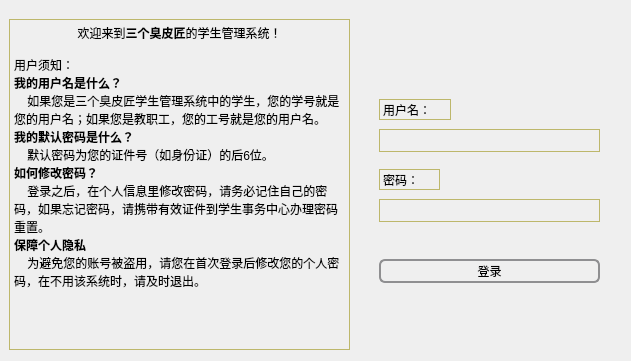
<?xml version="1.0" encoding="UTF-8"?>
<ui version="4.0">
 <class>MySocket</class>
 <widget class="QWidget" name="MySocket">
  <property name="geometry">
   <rect>
    <x>0</x>
    <y>0</y>
    <width>631</width>
    <height>361</height>
   </rect>
  </property>
  <property name="windowTitle">
   <string>Form</string>
  </property>
  <property name="styleSheet">
   <string notr="true">background-image: url(:/new/prefix1/237eadbfc47912d034af69af303ebc28.jpg);</string>
  </property>
  <widget class="QFrame" name="frame">
   <property name="geometry">
    <rect>
     <x>-1</x>
     <y>-1</y>
     <width>641</width>
     <height>371</height>
    </rect>
   </property>
   <property name="styleSheet">
    <string notr="true">QLabel,QLineEdit,QListView,QTextBrowser
{  
    background-color: rgba(255, 255, 255, 0%);
    border:1px solid darkkhaki;
}


</string>
   </property>
   <property name="frameShape">
    <enum>QFrame::StyledPanel</enum>
   </property>
   <property name="frameShadow">
    <enum>QFrame::Raised</enum>
   </property>
   <widget class="QLabel" name="labelUserID">
    <property name="geometry">
     <rect>
      <x>380</x>
      <y>100</y>
      <width>72</width>
      <height>21</height>
     </rect>
    </property>
    <property name="text">
     <string>用户名：</string>
    </property>
   </widget>
   <widget class="QLineEdit" name="lineEditUserID">
    <property name="geometry">
     <rect>
      <x>380</x>
      <y>130</y>
      <width>221</width>
      <height>23</height>
     </rect>
    </property>
   </widget>
   <widget class="QLabel" name="labelPwd">
    <property name="geometry">
     <rect>
      <x>380</x>
      <y>170</y>
      <width>61</width>
      <height>21</height>
     </rect>
    </property>
    <property name="text">
     <string>密码：</string>
    </property>
   </widget>
   <widget class="QLineEdit" name="lineEditUserPwd">
    <property name="geometry">
     <rect>
      <x>380</x>
      <y>200</y>
      <width>221</width>
      <height>23</height>
     </rect>
    </property>
   </widget>
   <widget class="QPushButton" name="pushButtonLogin">
    <property name="geometry">
     <rect>
      <x>380</x>
      <y>260</y>
      <width>221</width>
      <height>24</height>
     </rect>
    </property>
    <property name="styleSheet">
     <string notr="true">QPushButton {
    border: 2px solid #8f8f91;
    border-radius: 6px;
    background-color: qlineargradient(x1: 0, y1: 0, x2: 0, y2: 1,
                                      stop: 0 #f6f7fa, stop: 1 #dadbde);
    min-width: 80px;
}

QPushButton:pressed {
    background-color: qlineargradient(x1: 0, y1: 0, x2: 0, y2: 1,
                                      stop: 0 #dadbde, stop: 1 #f6f7fa);
}

QPushButton:flat {
    border: none; /* no border for a flat push button */
}

QPushButton:default {
    border-color: navy; /* make the default button prominent */
}</string>
    </property>
    <property name="text">
     <string>登录</string>
    </property>
   </widget>
   <widget class="QTextBrowser" name="textBrowser">
    <property name="geometry">
     <rect>
      <x>10</x>
      <y>20</y>
      <width>341</width>
      <height>331</height>
     </rect>
    </property>
    <property name="styleSheet">
     <string notr="true">#TextBrowser{alternate-background-color: rgba(0,0,0, 0);}

</string>
    </property>
    <property name="html">
     <string>&lt;!DOCTYPE HTML PUBLIC &quot;-//W3C//DTD HTML 4.0//EN&quot; &quot;http://www.w3.org/TR/REC-html40/strict.dtd&quot;&gt;
&lt;html&gt;&lt;head&gt;&lt;meta name=&quot;qrichtext&quot; content=&quot;1&quot; /&gt;&lt;style type=&quot;text/css&quot;&gt;
p, li { white-space: pre-wrap; }
&lt;/style&gt;&lt;/head&gt;&lt;body style=&quot; font-family:'SimSun'; font-size:9pt; font-weight:400; font-style:normal;&quot;&gt;
&lt;p align=&quot;center&quot; style=&quot; margin-top:0px; margin-bottom:0px; margin-left:0px; margin-right:0px; -qt-block-indent:0; text-indent:0px;&quot;&gt;欢迎来到&lt;span style=&quot; font-weight:600;&quot;&gt;三个臭皮匠&lt;/span&gt;的学生管理系统！&lt;/p&gt;
&lt;p style=&quot;-qt-paragraph-type:empty; margin-top:0px; margin-bottom:0px; margin-left:0px; margin-right:0px; -qt-block-indent:0; text-indent:0px;&quot;&gt;&lt;br /&gt;&lt;/p&gt;
&lt;p style=&quot; margin-top:0px; margin-bottom:0px; margin-left:0px; margin-right:0px; -qt-block-indent:0; text-indent:0px;&quot;&gt;用户须知：&lt;/p&gt;
&lt;p style=&quot; margin-top:0px; margin-bottom:0px; margin-left:0px; margin-right:0px; -qt-block-indent:0; text-indent:0px;&quot;&gt;&lt;span style=&quot; font-weight:600;&quot;&gt;我的用户名是什么？&lt;/span&gt;&lt;/p&gt;
&lt;p style=&quot; margin-top:0px; margin-bottom:0px; margin-left:0px; margin-right:0px; -qt-block-indent:0; text-indent:0px;&quot;&gt;    如果您是三个臭皮匠学生管理系统中的学生，您的学号就是您的用户名；如果您是教职工，您的工号就是您的用户名。&lt;/p&gt;
&lt;p style=&quot; margin-top:0px; margin-bottom:0px; margin-left:0px; margin-right:0px; -qt-block-indent:0; text-indent:0px;&quot;&gt;&lt;span style=&quot; font-weight:600;&quot;&gt;我的默认密码是什么？&lt;/span&gt;&lt;/p&gt;
&lt;p style=&quot; margin-top:0px; margin-bottom:0px; margin-left:0px; margin-right:0px; -qt-block-indent:0; text-indent:0px;&quot;&gt;    默认密码为您的证件号（如身份证）的后6位。&lt;/p&gt;
&lt;p style=&quot; margin-top:0px; margin-bottom:0px; margin-left:0px; margin-right:0px; -qt-block-indent:0; text-indent:0px;&quot;&gt;&lt;span style=&quot; font-weight:600;&quot;&gt;如何修改密码？&lt;/span&gt;&lt;/p&gt;
&lt;p style=&quot; margin-top:0px; margin-bottom:0px; margin-left:0px; margin-right:0px; -qt-block-indent:0; text-indent:0px;&quot;&gt;    登录之后，在个人信息里修改密码，请务必记住自己的密码，如果忘记密码，请携带有效证件到学生事务中心办理密码重置。&lt;/p&gt;
&lt;p style=&quot; margin-top:0px; margin-bottom:0px; margin-left:0px; margin-right:0px; -qt-block-indent:0; text-indent:0px;&quot;&gt;&lt;span style=&quot; font-weight:600;&quot;&gt;保障个人隐私&lt;/span&gt;&lt;/p&gt;
&lt;p style=&quot; margin-top:0px; margin-bottom:0px; margin-left:0px; margin-right:0px; -qt-block-indent:0; text-indent:0px;&quot;&gt;    为避免您的账号被盗用，请您在首次登录后修改您的个人密码，在不用该系统时，请及时退出。&lt;/p&gt;&lt;/body&gt;&lt;/html&gt;</string>
    </property>
   </widget>
  </widget>
 </widget>
 <resources/>
 <connections/>
</ui>
